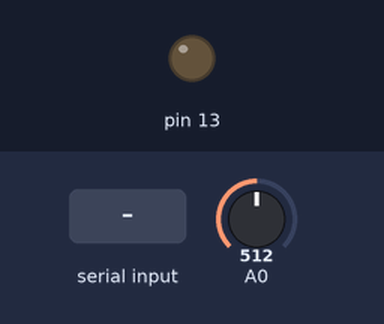
This sketch was run on a simulated Arduino Uno, built with avr-gcc and run on an emulated ATmega328P. On the bench: output pins drawn as LEDs (lit = HIGH). Inputs (shaded band) come from the test bench; at power-on: A0 = 512. What the sketch prints to the serial monitor is not drawn.

Above: at 1.2 s.
1.3 s: "a\n" received over Serial
At 2.2 s:
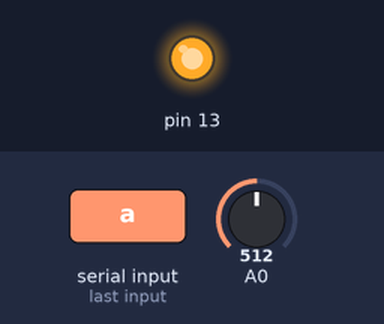
2.8 s: "s\n" received over Serial
At 3.6 s:
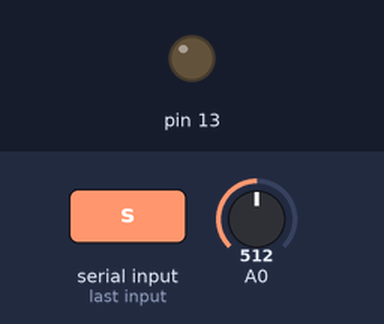
Timing chart, 0 to 5.8 s (numbered marks = the images above; inputs shaded):
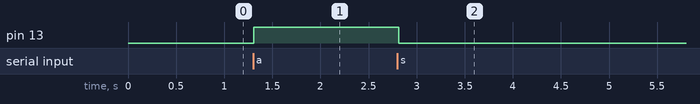

Measured:
- after the input at 1.3 s, pin 13: LOW → HIGH at once
- after the input at 2.8 s, pin 13: HIGH → LOW at once

The sketch:

fotoresistore_led.ino
```cpp
void setup() {

  Serial.begin(9600);
  pinMode(13, OUTPUT);

}

void loop() {
  float fotor = analogRead(A0) * 5 / 1024.0;
  Serial.print(fotor);
  Serial.print("\n");
  char led = Serial.read();
  if ( led == 'a')
  {
    digitalWrite(13, HIGH);
  }
  if ( led == 's')
  {
    digitalWrite(13, LOW);
  }

  delay(100);
}
```
